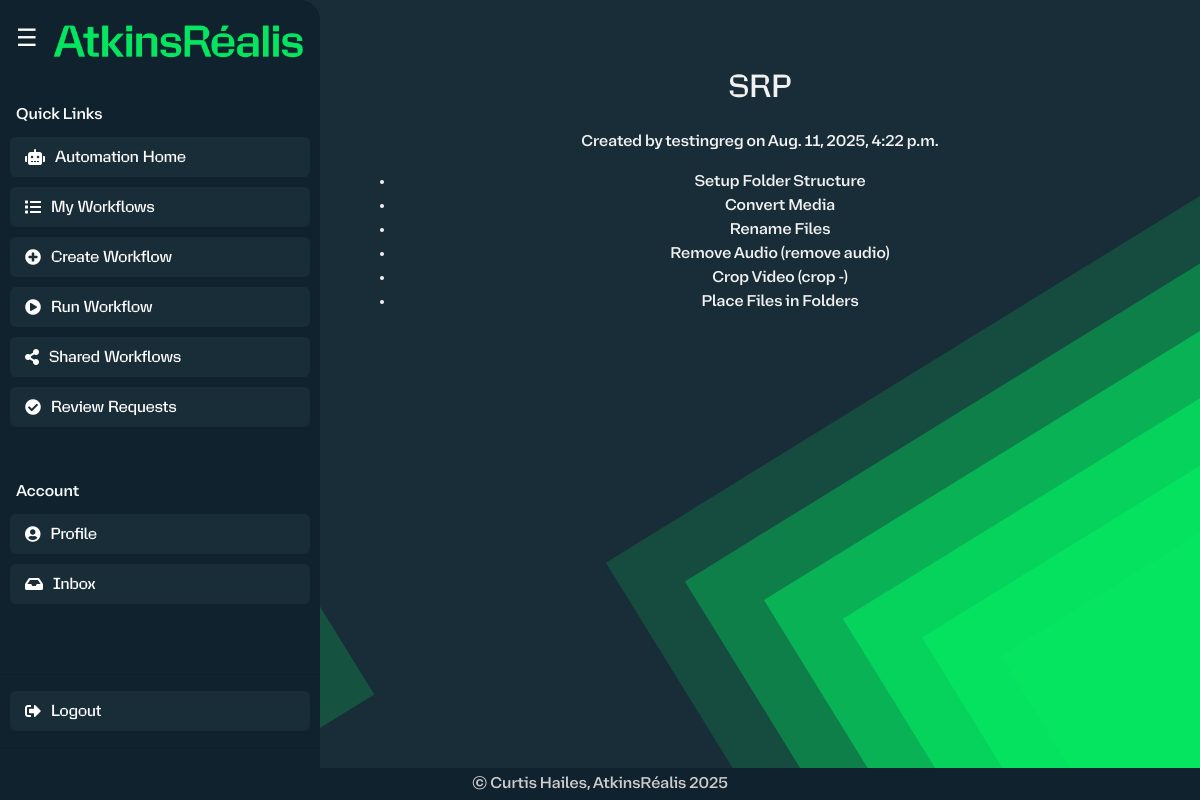
Screenshot of /workflows/detail/11/ (signed in) with the database file from the repository.
### workflow_automation/models.py (models this page shows, shortened)
class Workflow(models.Model):
    name = models.CharField(max_length=200)
    description = models.TextField(blank=True, default="")
    qa_video_review = models.BooleanField(
        default=False,
        help_text="Require manual QA review for each video",
    )
    use_date_suffix = models.BooleanField(
        default=False,
        help_text="Use processing date instead of numeric version",
    )
    created_by = models.ForeignKey(User, on_delete=models.SET_NULL, null=True, blank=True, related_name="workflows")
    created_at = models.DateTimeField(auto_now_add=True)
    is_published = models.BooleanField(default=False)
    published_by = models.ForeignKey(User, null=True, blank=True, on_delete=models.SET_NULL, related_name='published_workflows')
    published_at = models.DateTimeField(null=True, blank=True)
    awaiting_review = models.BooleanField(default=False)
    REVIEW_STATUS_CHOICES = [
        ('draft', 'Draft'),
        ('pending', 'Pending'),
        ('accepted', 'Accepted'),
        ('rejected', 'Rejected'),
    ]
    review_status = models.CharField(max_length=20, choices=REVIEW_STATUS_CHOICES, default='draft')
    rejection_comment = models.TextField(blank=True)
    from_shared = models.BooleanField(
        default=False,
        help_text="Indicates this workflow originated from the shared library",
    )
    source_creator = models.ForeignKey(
        User,
        null=True,
        blank=True,
        on_delete=models.SET_NULL,
        related_name="imported_workflows",
        help_text="Original creator if this workflow was imported",
    )
    downloaded_by = models.ManyToManyField(
        User,
        related_name="downloaded_workflows",
        blank=True,
        help_text="Users who have downloaded this workflow",
    )

class WorkflowStep(models.Model):
    STEP_CHOICES = [
        ("setup_structure", "Setup Folder Structure"),
        ("convert_360_video", "Convert Media"),
        ("rename", "Rename Files"),
        ("remove_audio", "Remove Audio"),
        ("trim", "Crop Video"),
        ("organize_files", "Place Files in Folders"),
    ]
    workflow = models.ForeignKey(Workflow, related_name="steps", on_delete=models.CASCADE)
    step_type = models.CharField(max_length=50, choices=STEP_CHOICES)
    order = models.PositiveIntegerField()
    config = models.JSONField(default=dict, blank=True)
    crop_start_seconds = models.FloatField(default=0)
    crop_end_seconds = models.FloatField(default=0)
    remove_audio = models.BooleanField(default=False)
    class Meta:
        ordering = ["order"]

### workflow_automation/views.py (the view)
# urls.py: path('workflows/detail/<int:workflow_id>/', views.workflow_detail, name='workflow_detail'),
@user_passes_test(lambda u: u.is_superuser)
def workflow_detail(request, workflow_id):
    workflow = get_object_or_404(Workflow, id=workflow_id)
    return render(request, 'workflow_automation/workflow_detail.html', {'workflow': workflow})

### workflow_automation/templates/workflow_automation/workflow_detail.html (shortened to what this page needs)
{% extends 'workflow_automation/base.html' %}
{% block content %}
<div class="container mt-5">
    <h2 class="mb-4">{{ workflow.name }}</h2>
    <p>Created by {{ workflow.created_by.get_full_name|default:workflow.created_by.username }} on {{ workflow.created_at }}</p>
    <ul>
    {% for step in workflow.steps.all %}
      <li>
        {{ step.get_step_type_display }}
        {% if step.step_type == 'trim' %}
            (crop {{ step.config.start_seconds }}-{{ step.config.end_seconds }})
        {% endif %}
        {% if step.step_type == 'remove_audio' or step.remove_audio %}
            (remove audio)
        {% endif %}
      </li>
    {% endfor %}
    </ul>
</div>
{% endblock %}

### workflow_automation/static/css/styles.css (style rules this page uses)
:root { --text-color: #f1f1f1; --accent-start: #05e560; --accent-end: #b9ff00; --input-bg: #253545; --input-border: #3c4b5a; }
html, body { height: 100%; overflow-x: hidden; overflow-y: auto; }
body { background-color: #244050; background-image: url("../images/background.svg"); background-repeat: no-repeat; background-size: cover; background-position: center; background-attachment: fixed; color: var(--text-color); font-family: "Bienvenue", sans-serif; min-height: 100vh; display: flex; flex-direction: column; padding-bottom: 0; }
h1, h2, h3, h4, h5, h6 { font-family: "Gamechanger", sans-serif; }

### workflow_automation/templates/workflow_automation/base.html (style rules this page uses)
:root { --brand-green: #05e560; --brand-green-dark: #04c04b; --sidebar-bg: #0f222d; --chip-bg: #192d38; }
html, body { height: 100%; margin: 0; overflow: hidden !important; }

### rows the page displays
Workflow: name "SRP", created_by.get_full_name "testingreg", created_at "Aug. 11, 2025, 4:22 p.m."
WorkflowStep: step_type "Setup Folder Structure"
WorkflowStep: step_type "Convert Media"
WorkflowStep: step_type "Rename Files"
WorkflowStep: step_type "Remove Audio", shows "(remove audio)"
WorkflowStep: step_type "Crop Video"
WorkflowStep: step_type "Place Files in Folders"
